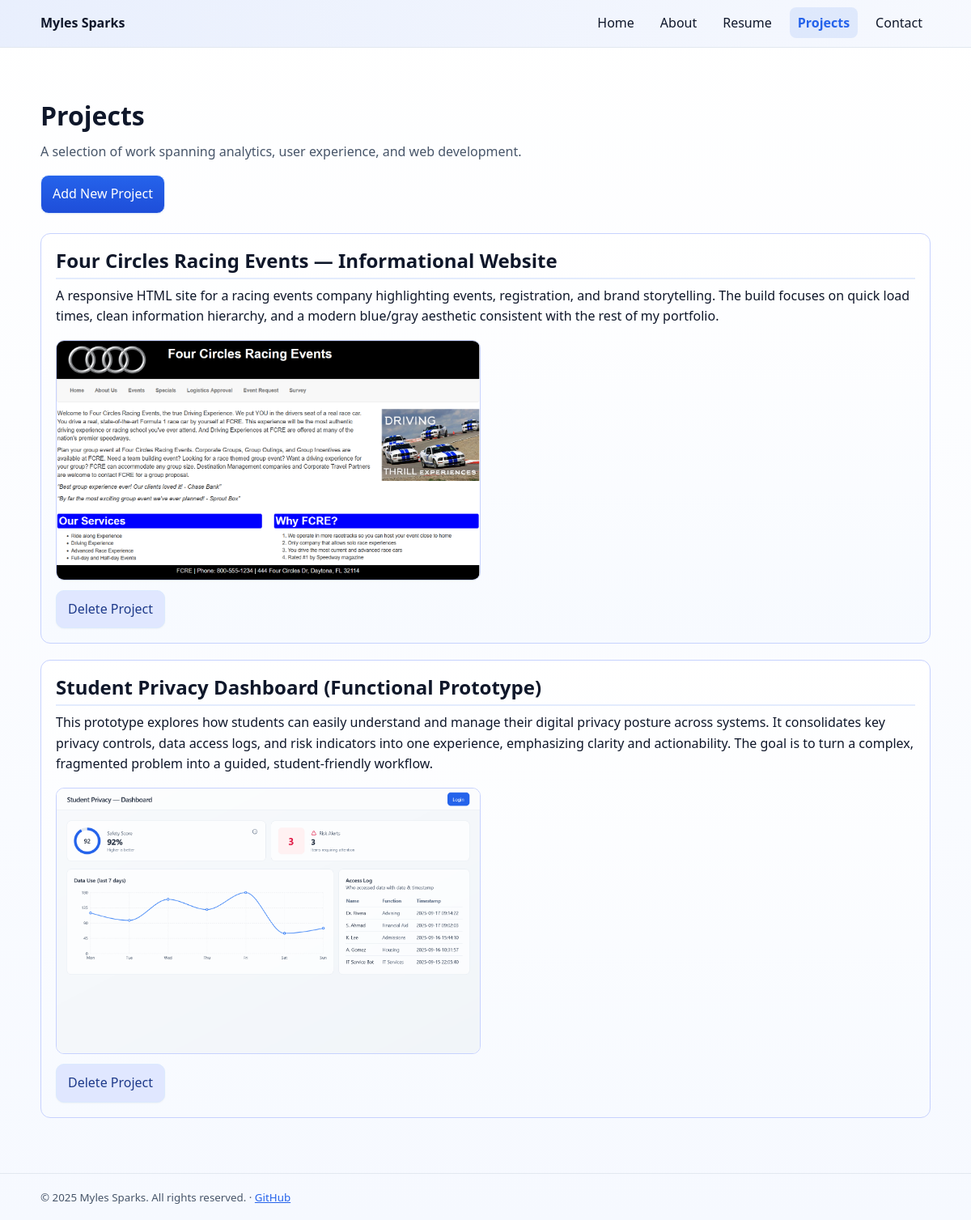
The app's page /projects with its own data.
### tables this page shows
CREATE TABLE projects (
            id INTEGER PRIMARY KEY AUTOINCREMENT,
            title TEXT NOT NULL,
            description TEXT NOT NULL,
            image_file_name TEXT
        );

### app.py (the view)
@app.get('/projects')
def projects():
  projects = get_all_projects()
  return render_template('projects.html', projects=projects)

### DAL.py (called while the page is built)
def get_all_projects():
    conn = sqlite3.connect(DB_FILE)
    cursor = conn.cursor()
    cursor.execute('SELECT id, title, description, image_file_name FROM projects ORDER BY id DESC')
    projects = cursor.fetchall()
    conn.close()
    return [{'id': project[0], 'title': project[1], 'description': project[2], 'image_file_name': project[3]} for project in projects]

### templates/projects.html (shortened to what this page needs)
<!DOCTYPE html>
<html lang="en">
<head>
  <link rel="stylesheet" href="{{ url_for('static', filename='styles.css') }}?v=20251007" />
</head>
<body>
  <header>
    <div class="container">
      <a href="/" class="brand">Myles Sparks</a>
      <nav aria-label="Primary">
        <ul class="nav">
          <li><a href="/">Home</a></li>
          <li><a href="/about">About</a></li>
          <li><a href="/resume">Resume</a></li>
          <li><a href="/projects" aria-current="page">Projects</a></li>
          <li><a href="/contact">Contact</a></li>
        </ul>
      </nav>
    </div>
  </header>
  <main class="container">
    <section class="projects-intro">
      <h1>Projects</h1>
      <p class="lead">A selection of work spanning analytics, user experience, and web development.</p>
      <div class="project-actions">
        <a class="btn btn-primary" href="/add">Add New Project</a>
      </div>
    </section>
    {% if projects %}
      {% for project in projects %}
        <section class="project-card">
          <div class="project-header">
            <h2>{{ project.title }}</h2>
          </div>
          <div class="project-body">
            <p>{{ project.description }}</p>
            {% if project.image_file_name %}
              <div class="gallery">
                <figure class="gallery-item">
                  <img src="{{ url_for('static', filename='images/' + project.image_file_name) }}" alt="{{ project.title }} screenshot" />
                </figure>
              </div>
            {% endif %}
            <div class="project-actions">
              <a class="btn btn-secondary" href="/delete/{{ project.id }}" onclick="return confirm('Are you sure you want to delete this project?')">Delete Project</a>
            </div>
          </div>
        </section>
      {% endfor %}
    {% endif %}
  </main>
  <footer>
    <div class="container">
      <small>&copy; 2025 Myles Sparks. All rights reserved. · <a href="https://github.com/mytsparks/Sparks_Myles_Personal_Website" target="_blank" rel="noopener">GitHub</a></small>
    </div>
  </footer>
</body>
</html>

### static/styles.css (style rules this page uses)
:root { --bg: #ffffff; --surface: #f8fafc; --text: #0f172a; --muted: #475569; --border: #e2e8f0; --accent: #2563eb; --accent-hover: #1d4ed8; --accent-contrast: #ffffff; }
* { box-sizing: border-box; }
html, body { margin: 0; padding: 0; }
body { font-family: system-ui, -apple-system, Segoe UI, Roboto, Ubuntu, Cantarell, Noto Sans, Helvetica Neue, Arial, "Apple Color Emoji", "Segoe UI Emoji"; line-height: 1.6; color: var(--text); background: var(--bg); }
h1, h2, h3 { line-height: 1.25; margin: 0 0 0.75rem; }
h1 { font-size: 2rem; font-weight: 700; }
h2 { font-size: 1.5rem; font-weight: 700; }
p { margin: 0 0 1rem; }
small { color: var(--muted); }
.container { max-width: 960px; margin: 0 auto; padding: 0 16px; }
header { border-bottom: 1px solid var(--border); background: linear-gradient(90deg, rgba(37,99,235,0.10), rgba(37,99,235,0.04)); }
header .container { display: flex; align-items: center; justify-content: space-between; padding: 16px 0; }
.brand { font-weight: 700; text-decoration: none; color: var(--text); }
.nav { list-style: none; display: flex; gap: 12px; margin: 0; padding: 0; }
.nav a { text-decoration: none; color: var(--text); padding: 8px 10px; border-radius: 8px; transition: background-color 120ms ease, color 120ms ease; }
.nav a[aria-current="page"] { color: var(--accent); font-weight: 600; }
main.container { padding: 32px 0; }
.btn { display: inline-block; border: 1px solid var(--border); padding: 10px 14px; border-radius: 10px; text-decoration: none; color: var(--text); background: #fff; transition: background-color 120ms ease, border-color 120ms ease, color 120ms ease, box-shadow 120ms ease, transform 120ms ease; box-shadow: 0 1px 2px rgba(2, 6, 23, 0.04); }
.btn-primary { border-color: #c7d2fe; background: linear-gradient(180deg, var(--accent), #1e4ed9); color: #fff; }
.btn-secondary { border-color: #c7d2fe; background: #e0e7ff; color: #1e3a8a; }
.projects-intro { padding: 16px 0 24px; }
.projects-intro .lead { color: var(--muted); }
.project-card { border: 1px solid var(--border); border-radius: 12px; background: #fff; padding: 18px; margin-bottom: 20px; }
.project-header h2 { margin: 0 0 8px; }
.project-body p { margin-bottom: 1rem; }
.gallery { display: grid; grid-template-columns: repeat(2, minmax(0, 1fr)); gap: 12px; margin: 10px 0 12px; }
.gallery-item { margin: 0; border: 1px solid var(--border); border-radius: 10px; overflow: hidden; background: #fff; }
.gallery-item img { display: block; width: 100%; height: auto; }
.project-actions { margin-top: 8px; }
footer { border-top: 1px solid var(--border); }
footer .container { padding: 16px 0; color: var(--muted); }
a { color: var(--accent); }
img, video { max-width: 100%; height: auto; }
@media (min-width: 1024px) { .container { max-width: 1100px; } }
@media (min-width: 1024px) { main.container { padding: 48px 0; } }
body, header, footer, .nav a, .brand { transition: background-color 150ms ease, color 150ms ease; }
body { background: linear-gradient(180deg, #ffffff 0%, #f6f9ff 100%); }
.nav a[aria-current="page"] { background: rgba(37,99,235,0.10); }
.btn { border-color: #dbeafe; }
.btn-primary { background: linear-gradient(180deg, var(--accent), #1e4ed9); }
.project-card { background: linear-gradient(180deg, #ffffff, #f7faff); border-color: #c7d2fe; }
.project-header h2 { border-bottom: 2px solid rgba(37,99,235,0.12); padding-bottom: 6px; }
.gallery-item { border-color: #c7d2fe; }

### records on screen
projects: title "Four Circles Racing Events — Informational Website", description "A responsive HTML site for a racing events company highlighting events, registration, and brand storytelling. The build focuses on quick load times, clean information hierarchy, and a modern blue/gray aesthetic consistent with the rest of my portfolio.", image_file_name (picture)
projects: title "Student Privacy Dashboard (Functional Prototype)", description "This prototype explores how students can easily understand and manage their digital privacy posture across systems. It consolidates key privacy controls, data access logs, and risk indicators into one experience, emphasizing clarity and actionability. The goal is to turn a complex, fragmented problem into a guided, student‑friendly workflow.", image_file_name (picture)
